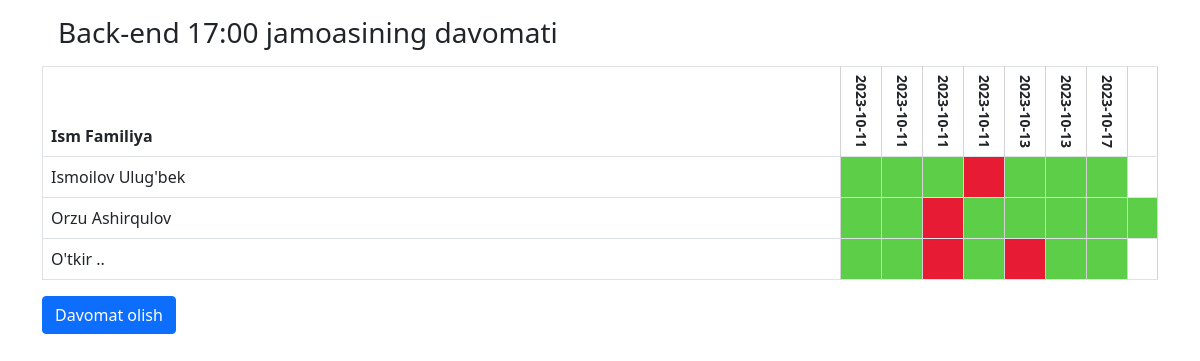
The page /1/attendance/ on the database its author committed.
### main/models.py (models this page shows, shortened)
class Team(models.Model):
    name = models.CharField(max_length=50)

class Mark(models.Model):
    attendance = models.ForeignKey(Attendance, on_delete=models.CASCADE, related_name='marks')
    worker = models.ForeignKey(Worker, on_delete=models.CASCADE, related_name="marks")
    is_attended = models.BooleanField(default=False)
    class Meta:
        unique_together = ['attendance', 'worker']
    def __str__(self):
        return str(self.attendance)
    class ModelName(models.Model):
        class Meta:
            verbose_name = 'ModelName'
            verbose_name_plural = 'ModelNames'

class Attendance(models.Model):
    team = models.ForeignKey(Team, on_delete=models.CASCADE, related_name="attendances")
    date = models.DateField()#auto_now_add=True)

class Worker(models.Model):
    first_name = models.CharField(max_length=50)
    last_name = models.CharField(max_length=50)
    position = models.CharField(max_length=70)
    team = models.ForeignKey(Team, on_delete=models.CASCADE, related_name="workers")

### main/views.py (the view)
# urls.py: path('<int:team_id>/attendance/', attendance_detail, name='detail'),
def attendance_detail(request, team_id):
    team = Team.objects.get(id=team_id)
    is_att_taken = True if Attendance.objects.filter(date=date.today(), team=team) else False
    return render(request, "detail.html", {'team':team, "is_att_taken":is_att_taken})

### templates/detail.html (shortened to what this page needs)
{% extends "base.html" %}
{% block content %}
    {% now "Y-m-d" as today %}
    <div class="container mt-3">
        <div class=" mt-3 ">
            <h3 class="m-3" >{{team.name}} jamoasining  davomati</h3>
            <table class="table table-bordered" style="border-right: 1px solid lightgray;">
                <thead>
                  <tr>
                    <th scope="col">Ism Familiya</th>
                    {% for mark in team.workers.first.marks.all %}
                    <th style="writing-mode:vertical-rl; text-orientation:mixed" >
                      {% if today == mark.attendance.date|date:"Y-m-d" %}
                      <small><a href="{% url 'update' mark.attendance.id %}">{{mark.attendance.date|date:"Y-m-d"}}</a></small>
                      {% else %}
                      <small>{{mark.attendance.date|date:"Y-m-d"}}</small>
                      {% endif %}
                    </th>
                    {% endfor %}
                  </tr>
                </thead>
                <tbody>
                    {% for worker in team.workers.all  %}
                  <tr>
                    <td>{{worker.first_name}} {{worker.last_name}}</td>
                    {% for mark in worker.marks.all  %}
                        {% if mark.is_attended %}
                            <td style="height:5px; width: 30px; background-color: #5cce48;" ></td>
                        {% else %}
                            <td style="height:5px; width: 30px; background-color: #e71b33;" ></td>
                        {% endif %}
                    {% endfor %}
                  </tr>
                  {% endfor %}
                </tbody>
              </table>
              {% if is_att_taken %}
                 <a href="#" class="btn btn-danger" >Davomad olib bo'lingan.</a>
              {% else %}
                  <a class="btn btn-primary" href="{% url 'take' team.id %}">Davomat olish</a>
              {% endif %}
        </div>
    </div>
{% endblock content %}

### templates/base.html (shortened to what this page needs)
<!doctype html>
<html lang="en">
  <head>
    <link href="https://cdn.jsdelivr.net/npm/bootstrap@5.0.2/dist/css/bootstrap.min.css" rel="stylesheet">
  </head>
  <body>
    {% block content %}
    {% endblock content %}
  </body>
</html>

### rows shown on the page
Team: name "Back-end 17:00"
Mark: attendance "2023-10-11", is_attended True (drawn)
Mark: attendance "2023-10-11", is_attended True (drawn)
Mark: attendance "2023-10-11", is_attended True (drawn)
Mark: attendance "2023-10-11", is_attended False (drawn)
Mark: attendance "2023-10-13", is_attended True (drawn)
Mark: attendance "2023-10-13", is_attended True (drawn)
Mark: attendance "2023-10-17", is_attended True (drawn)
Worker: first_name "Ismoilov", last_name "Ulug'bek"
Worker: first_name "Orzu", last_name "Ashirqulov"
Mark: is_attended True (drawn)
Mark: is_attended True (drawn)
Mark: is_attended False (drawn)
Mark: is_attended True (drawn)
Mark: is_attended True (drawn)
Mark: is_attended True (drawn)
Mark: is_attended True (drawn)
Mark: is_attended True (drawn)
Worker: first_name "O'tkir", last_name ".."
Mark: is_attended True (drawn)
Mark: is_attended True (drawn)
Mark: is_attended False (drawn)
Mark: is_attended True (drawn)
Mark: is_attended False (drawn)
Mark: is_attended True (drawn)
Mark: is_attended True (drawn)
